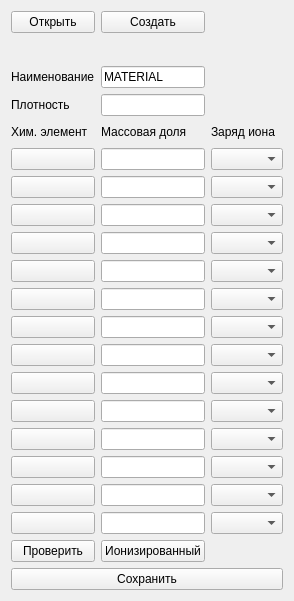
<?xml version="1.0" encoding="UTF-8"?>
<ui version="4.0">
 <class>NewComposite</class>
 <widget class="QWidget" name="NewComposite">
  <property name="geometry">
   <rect>
    <x>0</x>
    <y>0</y>
    <width>292</width>
    <height>601</height>
   </rect>
  </property>
  <property name="windowTitle">
   <string>Композиты</string>
  </property>
  <layout class="QGridLayout" name="gridLayout">
   <item row="5" column="2">
    <widget class="QComboBox" name="el1_cb">
     <property name="enabled">
      <bool>true</bool>
     </property>
    </widget>
   </item>
   <item row="5" column="0">
    <widget class="QPushButton" name="el1_pb">
     <property name="text">
      <string/>
     </property>
    </widget>
   </item>
   <item row="4" column="2">
    <widget class="QLabel" name="ionCharg_lb">
     <property name="enabled">
      <bool>true</bool>
     </property>
     <property name="text">
      <string>Заряд иона</string>
     </property>
    </widget>
   </item>
   <item row="0" column="1">
    <widget class="QPushButton" name="create_pb">
     <property name="text">
      <string>Создать</string>
     </property>
    </widget>
   </item>
   <item row="15" column="1">
    <widget class="QLineEdit" name="el7_le"/>
   </item>
   <item row="17" column="0">
    <widget class="QPushButton" name="el9_pb">
     <property name="text">
      <string/>
     </property>
    </widget>
   </item>
   <item row="2" column="1">
    <widget class="QLineEdit" name="name_le">
     <property name="text">
      <string>MATERIAL</string>
     </property>
    </widget>
   </item>
   <item row="2" column="0">
    <widget class="QLabel" name="name_lb">
     <property name="text">
      <string>Наименование</string>
     </property>
    </widget>
   </item>
   <item row="5" column="1">
    <widget class="QLineEdit" name="el1_le"/>
   </item>
   <item row="4" column="0">
    <widget class="QLabel" name="chemElem_lb">
     <property name="text">
      <string>Хим. элемент</string>
     </property>
    </widget>
   </item>
   <item row="13" column="1">
    <widget class="QLineEdit" name="el6_le"/>
   </item>
   <item row="0" column="0">
    <widget class="QPushButton" name="open_pb">
     <property name="text">
      <string>Открыть</string>
     </property>
    </widget>
   </item>
   <item row="6" column="1">
    <widget class="QLineEdit" name="el2_le"/>
   </item>
   <item row="13" column="2">
    <widget class="QComboBox" name="el6_cb">
     <property name="enabled">
      <bool>true</bool>
     </property>
    </widget>
   </item>
   <item row="16" column="0">
    <widget class="QPushButton" name="el8_pb">
     <property name="text">
      <string/>
     </property>
    </widget>
   </item>
   <item row="16" column="2">
    <widget class="QComboBox" name="el8_cb">
     <property name="enabled">
      <bool>true</bool>
     </property>
    </widget>
   </item>
   <item row="15" column="2">
    <widget class="QComboBox" name="el7_cb">
     <property name="enabled">
      <bool>true</bool>
     </property>
    </widget>
   </item>
   <item row="15" column="0">
    <widget class="QPushButton" name="el7_pb">
     <property name="text">
      <string/>
     </property>
    </widget>
   </item>
   <item row="16" column="1">
    <widget class="QLineEdit" name="el8_le"/>
   </item>
   <item row="6" column="2">
    <widget class="QComboBox" name="el2_cb">
     <property name="enabled">
      <bool>true</bool>
     </property>
    </widget>
   </item>
   <item row="4" column="1">
    <widget class="QLabel" name="mass_lb">
     <property name="text">
      <string>Массовая доля</string>
     </property>
    </widget>
   </item>
   <item row="6" column="0">
    <widget class="QPushButton" name="el2_pb">
     <property name="text">
      <string/>
     </property>
    </widget>
   </item>
   <item row="19" column="2">
    <widget class="QComboBox" name="el11_cb">
     <property name="enabled">
      <bool>true</bool>
     </property>
    </widget>
   </item>
   <item row="22" column="0">
    <widget class="QPushButton" name="el14_pb">
     <property name="text">
      <string/>
     </property>
    </widget>
   </item>
   <item row="12" column="0">
    <widget class="QPushButton" name="el5_pb">
     <property name="text">
      <string/>
     </property>
    </widget>
   </item>
   <item row="9" column="2">
    <widget class="QComboBox" name="el3_cb">
     <property name="enabled">
      <bool>true</bool>
     </property>
    </widget>
   </item>
   <item row="9" column="1">
    <widget class="QLineEdit" name="el3_le"/>
   </item>
   <item row="17" column="2">
    <widget class="QComboBox" name="el9_cb">
     <property name="enabled">
      <bool>true</bool>
     </property>
    </widget>
   </item>
   <item row="9" column="0">
    <widget class="QPushButton" name="el3_pb">
     <property name="text">
      <string/>
     </property>
    </widget>
   </item>
   <item row="21" column="2">
    <widget class="QComboBox" name="el13_cb">
     <property name="enabled">
      <bool>true</bool>
     </property>
    </widget>
   </item>
   <item row="20" column="2">
    <widget class="QComboBox" name="el12_cb">
     <property name="enabled">
      <bool>true</bool>
     </property>
    </widget>
   </item>
   <item row="23" column="2">
    <spacer name="horizontalSpacer_2">
     <property name="orientation">
      <enum>Qt::Horizontal</enum>
     </property>
     <property name="sizeHint" stdset="0">
      <size>
       <width>66</width>
       <height>20</height>
      </size>
     </property>
    </spacer>
   </item>
   <item row="17" column="1">
    <widget class="QLineEdit" name="el9_le"/>
   </item>
   <item row="21" column="1">
    <widget class="QLineEdit" name="el13_le"/>
   </item>
   <item row="20" column="0">
    <widget class="QPushButton" name="el12_pb">
     <property name="text">
      <string/>
     </property>
    </widget>
   </item>
   <item row="24" column="0" colspan="3">
    <widget class="QPushButton" name="save_pb">
     <property name="text">
      <string>Сохранить</string>
     </property>
    </widget>
   </item>
   <item row="10" column="0">
    <widget class="QPushButton" name="el4_pb">
     <property name="text">
      <string/>
     </property>
    </widget>
   </item>
   <item row="21" column="0">
    <widget class="QPushButton" name="el13_pb">
     <property name="text">
      <string/>
     </property>
    </widget>
   </item>
   <item row="10" column="2">
    <widget class="QComboBox" name="el4_cb">
     <property name="enabled">
      <bool>true</bool>
     </property>
    </widget>
   </item>
   <item row="22" column="2">
    <widget class="QComboBox" name="el14_cb">
     <property name="enabled">
      <bool>true</bool>
     </property>
    </widget>
   </item>
   <item row="20" column="1">
    <widget class="QLineEdit" name="el12_le"/>
   </item>
   <item row="18" column="2">
    <widget class="QComboBox" name="el10_cb">
     <property name="enabled">
      <bool>true</bool>
     </property>
    </widget>
   </item>
   <item row="12" column="2">
    <widget class="QComboBox" name="el5_cb">
     <property name="enabled">
      <bool>true</bool>
     </property>
    </widget>
   </item>
   <item row="18" column="0">
    <widget class="QPushButton" name="el10_pb">
     <property name="text">
      <string/>
     </property>
    </widget>
   </item>
   <item row="22" column="1">
    <widget class="QLineEdit" name="el14_le"/>
   </item>
   <item row="13" column="0">
    <widget class="QPushButton" name="el6_pb">
     <property name="text">
      <string/>
     </property>
    </widget>
   </item>
   <item row="19" column="0">
    <widget class="QPushButton" name="el11_pb">
     <property name="text">
      <string/>
     </property>
    </widget>
   </item>
   <item row="18" column="1">
    <widget class="QLineEdit" name="el10_le"/>
   </item>
   <item row="23" column="0">
    <widget class="QPushButton" name="check_pb">
     <property name="text">
      <string>Проверить</string>
     </property>
    </widget>
   </item>
   <item row="12" column="1">
    <widget class="QLineEdit" name="el5_le"/>
   </item>
   <item row="19" column="1">
    <widget class="QLineEdit" name="el11_le"/>
   </item>
   <item row="23" column="1">
    <widget class="QPushButton" name="ioniz_pb">
     <property name="text">
      <string>Ионизированный</string>
     </property>
    </widget>
   </item>
   <item row="10" column="1">
    <widget class="QLineEdit" name="el4_le"/>
   </item>
   <item row="3" column="0">
    <widget class="QLabel" name="density_lb">
     <property name="text">
      <string>Плотность</string>
     </property>
    </widget>
   </item>
   <item row="3" column="1">
    <widget class="QLineEdit" name="density_le"/>
   </item>
   <item row="0" column="2" rowspan="4">
    <spacer name="horizontalSpacer">
     <property name="enabled">
      <bool>false</bool>
     </property>
     <property name="orientation">
      <enum>Qt::Horizontal</enum>
     </property>
     <property name="sizeHint" stdset="0">
      <size>
       <width>66</width>
       <height>78</height>
      </size>
     </property>
    </spacer>
   </item>
  </layout>
 </widget>
 <layoutdefault spacing="6" margin="11"/>
 <resources/>
 <connections/>
</ui>
